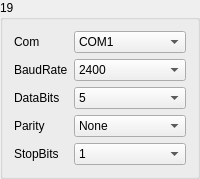
       <widget class="QGroupBox" name="gBoxMeter_19">
        <property name="minimumSize">
         <size>
          <width>171</width>
          <height>171</height>
         </size>
        </property>
        <property name="title">
         <string>19</string>
        </property>
        <layout class="QGridLayout" name="gridLayout_24">
         <item row="0" column="0">
          <widget class="QLabel" name="label_113">
           <property name="sizePolicy">
            <sizepolicy hsizetype="Fixed" vsizetype="Preferred">
             <horstretch>0</horstretch>
             <verstretch>0</verstretch>
            </sizepolicy>
           </property>
           <property name="text">
            <string>Com</string>
           </property>
          </widget>
         </item>
         <item row="0" column="1">
          <widget class="QComboBox" name="comboMeterSerialNum_19">
           <item>
            <property name="text">
             <string>COM1</string>
            </property>
           </item>
           <item>
            <property name="text">
             <string>COM2</string>
            </property>
           </item>
           <item>
            <property name="text">
             <string>COM3</string>
            </property>
           </item>
           <item>
            <property name="text">
             <string>COM4</string>
            </property>
           </item>
           <item>
            <property name="text">
             <string>COM5</string>
            </property>
           </item>
           <item>
            <property name="text">
             <string>COM6</string>
            </property>
           </item>
           <item>
            <property name="text">
             <string>COM7</string>
            </property>
           </item>
           <item>
            <property name="text">
             <string>COM8</string>
            </property>
           </item>
           <item>
            <property name="text">
             <string>COM9</string>
            </property>
           </item>
           <item>
            <property name="text">
             <string>COM10</string>
            </property>
           </item>
           <item>
            <property name="text">
             <string>COM11</string>
            </property>
           </item>
           <item>
            <property name="text">
             <string>COM12</string>
            </property>
           </item>
           <item>
            <property name="text">
             <string>COM13</string>
            </property>
           </item>
           <item>
            <property name="text">
             <string>COM14</string>
            </property>
           </item>
           <item>
            <property name="text">
             <string>COM15</string>
            </property>
           </item>
           <item>
            <property name="text">
             <string>COM16</string>
            </property>
           </item>
           <item>
            <property name="text">
             <string>COM17</string>
            </property>
           </item>
           <item>
            <property name="text">
             <string>COM18</string>
            </property>
           </item>
           <item>
            <property name="text">
             <string>COM19</string>
            </property>
           </item>
           <item>
            <property name="text">
             <string>COM20</string>
            </property>
           </item>
           <item>
            <property name="text">
             <string>COM21</string>
            </property>
           </item>
           <item>
            <property name="text">
             <string>COM22</string>
            </property>
           </item>
           <item>
            <property name="text">
             <string>COM23</string>
            </property>
           </item>
           <item>
            <property name="text">
             <string>COM24</string>
            </property>
           </item>
           <item>
            <property name="text">
             <string>COM25</string>
            </property>
           </item>
           <item>
            <property name="text">
             <string>COM26</string>
            </property>
           </item>
           <item>
            <property name="text">
             <string>COM27</string>
            </property>
           </item>
           <item>
            <property name="text">
             <string>COM28</string>
            </property>
           </item>
           <item>
            <property name="text">
             <string>COM29</string>
            </property>
           </item>
           <item>
            <property name="text">
             <string>COM30</string>
            </property>
           </item>
          </widget>
         </item>
         <item row="1" column="0">
          <widget class="QLabel" name="label_114">
           <property name="text">
            <string>BaudRate</string>
           </property>
          </widget>
         </item>
         <item row="1" column="1">
          <widget class="QComboBox" name="comboMeterBaudRate_19">
           <item>
            <property name="text">
             <string>2400</string>
            </property>
           </item>
           <item>
            <property name="text">
             <string>4800</string>
            </property>
           </item>
           <item>
            <property name="text">
             <string>9600</string>
            </property>
           </item>
           <item>
            <property name="text">
             <string>14400</string>
            </property>
           </item>
           <item>
            <property name="text">
             <string>19200</string>
            </property>
           </item>
           <item>
            <property name="text">
             <string>38400</string>
            </property>
           </item>
           <item>
            <property name="text">
             <string>56000</string>
            </property>
           </item>
          </widget>
         </item>
         <item row="2" column="0">
          <widget class="QLabel" name="label_115">
           <property name="text">
            <string>DataBits</string>
           </property>
          </widget>
         </item>
         <item row="2" column="1">
          <widget class="QComboBox" name="comboMeterBits_19">
           <item>
            <property name="text">
             <string>5</string>
            </property>
           </item>
           <item>
            <property name="text">
             <string>6</string>
            </property>
           </item>
           <item>
            <property name="text">
             <string>7</string>
            </property>
           </item>
           <item>
            <property name="text">
             <string>8</string>
            </property>
           </item>
          </widget>
         </item>
         <item row="3" column="0">
          <widget class="QLabel" name="label_116">
           <property name="text">
            <string>Parity</string>
           </property>
          </widget>
         </item>
         <item row="3" column="1">
          <widget class="QComboBox" name="comboMeterChkBit_19">
           <item>
            <property name="text">
             <string>None</string>
            </property>
           </item>
           <item>
            <property name="text">
             <string>Odd</string>
            </property>
           </item>
           <item>
            <property name="text">
             <string>Even</string>
            </property>
           </item>
          </widget>
         </item>
         <item row="4" column="0">
          <widget class="QLabel" name="label_117">
           <property name="text">
            <string>StopBits</string>
           </property>
          </widget>
         </item>
         <item row="4" column="1">
          <widget class="QComboBox" name="comboMeterEndBit_19">
           <item>
            <property name="text">
             <string>1</string>
            </property>
           </item>
           <item>
            <property name="text">
             <string>1.5</string>
            </property>
           </item>
           <item>
            <property name="text">
             <string>2</string>
            </property>
           </item>
          </widget>
         </item>
        </layout>
       </widget>
